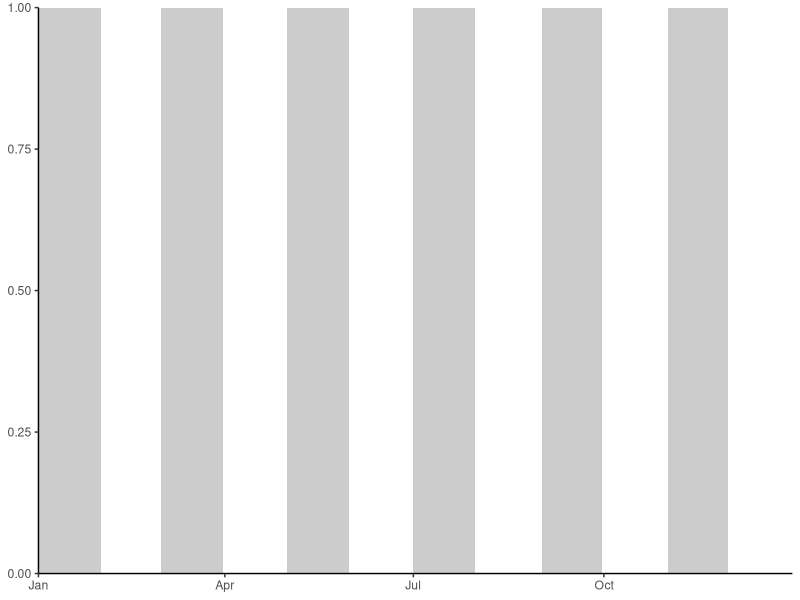

The R source for this figure:
# coloured rectangles
library(ggplot2)
library(lubridate)

rectDate <- data.frame(x_start = mdy(c("01-01-2019", "03-01-2019", "05-01-2019", "07-01-2019", "09-01-2019", "11-01-2019")),
                       x_end = mdy(c("01-31-2019", "03-31-2019", "05-31-2019", "07-31-2019", "09-30-2019", "11-30-2019")),
                       stringsAsFactors = F)

ggplot(rectDate, aes(xmin = x_start, 
                     xmax = x_end, 
                     ymin = 0, 
                     ymax = 1)) +
  geom_rect(fill = "grey80") +
  scale_x_date(limits = mdy(c("01-01-2019", "12-31-2019"))) +
  coord_cartesian(expand = 0) +
  theme_classic()
